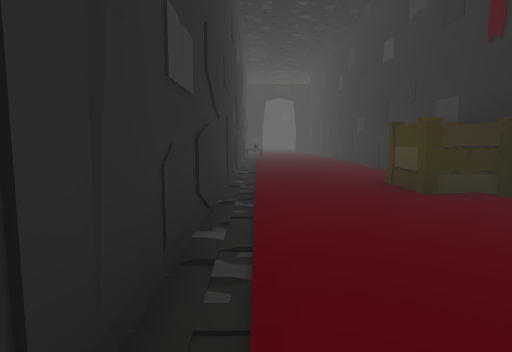
View 1 (above)

21 first-person views from a walk through a Unity game level. The camera is 1.4 m above the floor, tilts 6° down and sees 75° across. The floor is counted in squares, 2 m on a side. Each view is taken from the middle of a square. On the plan, view 1 faces up. The plan holds only what a view shows up to about 10 squares ahead; the rest is blank. The place goes on beyond the plan. The player is left out. Some surface patterns are stand-ins.

View 2
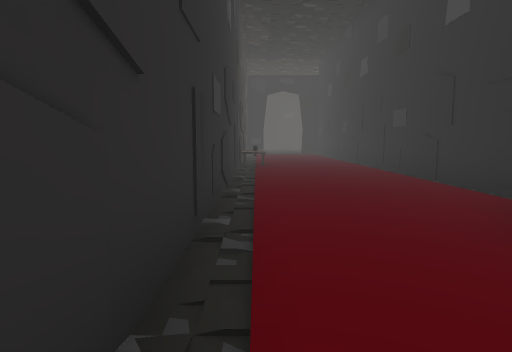

View 3
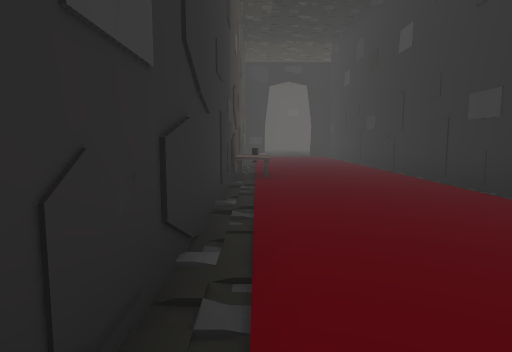

View 4
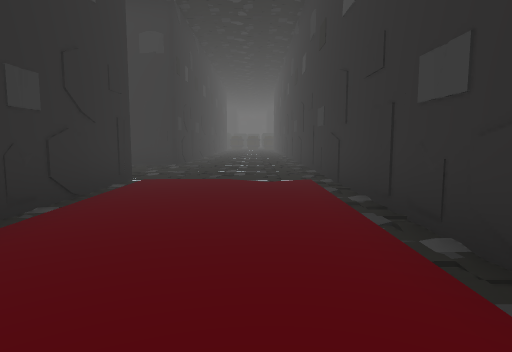

View 5
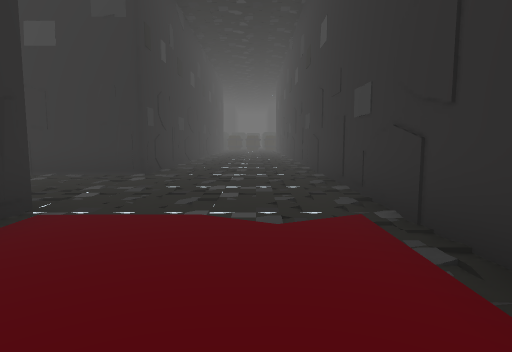

View 6
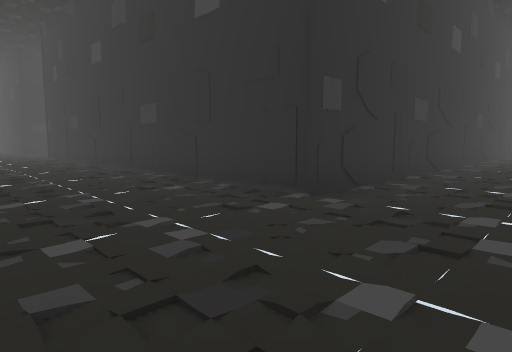

View 7
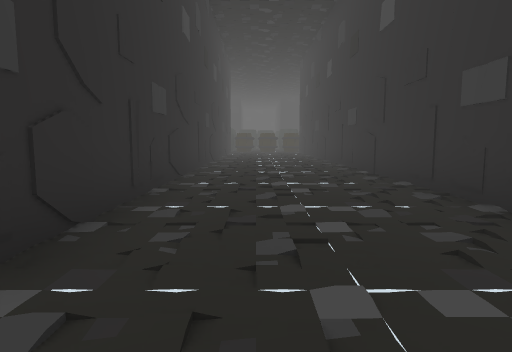

View 8
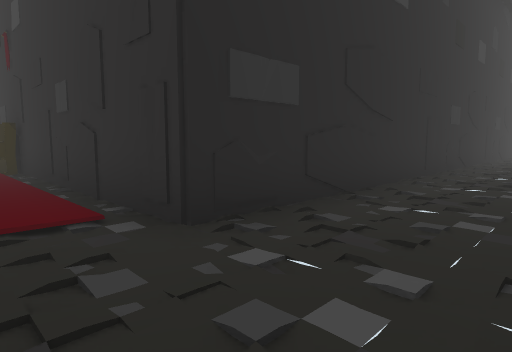

View 9
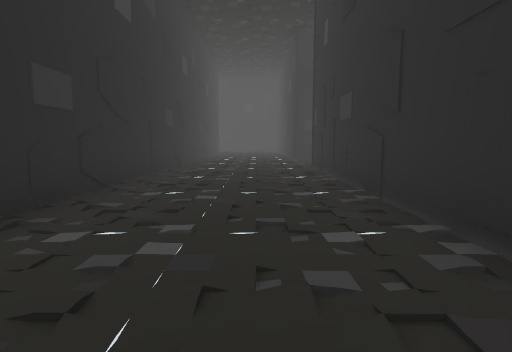

View 10
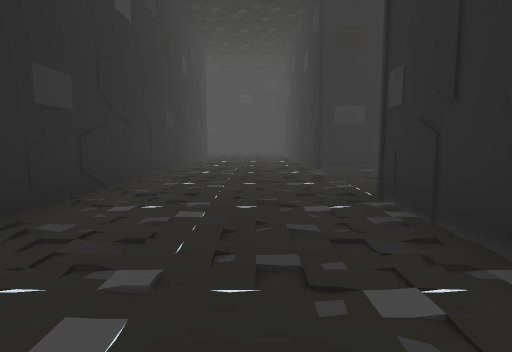

View 11
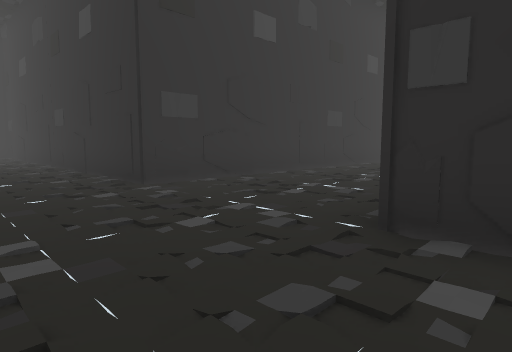

View 12
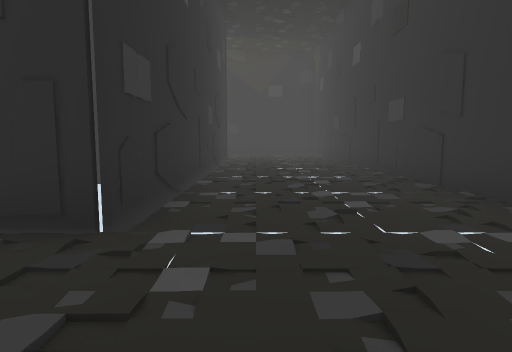

View 13
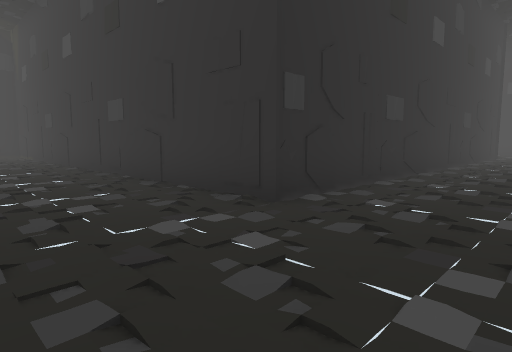

View 14
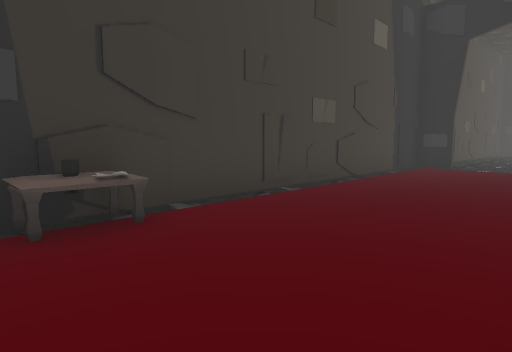

View 15
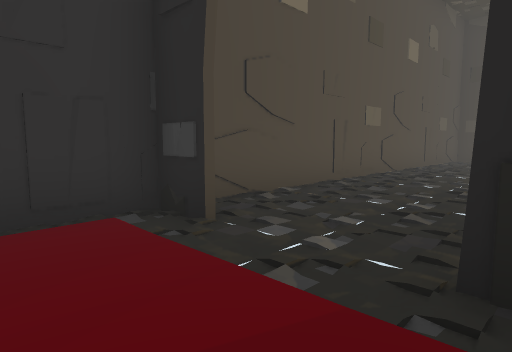

View 16
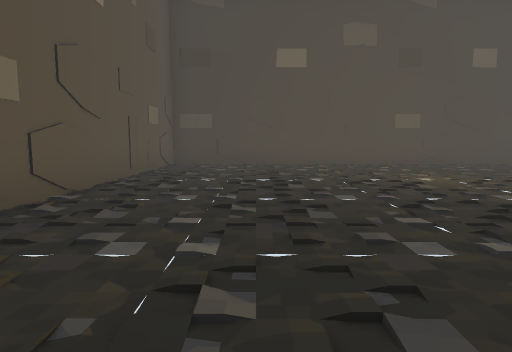

View 17
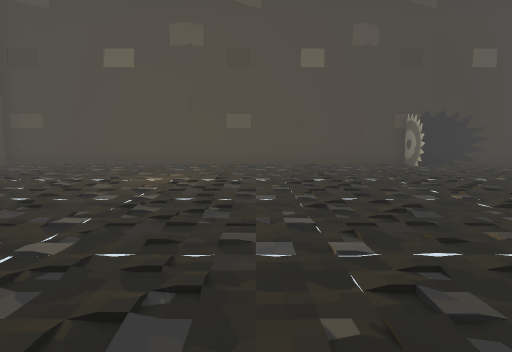

View 18
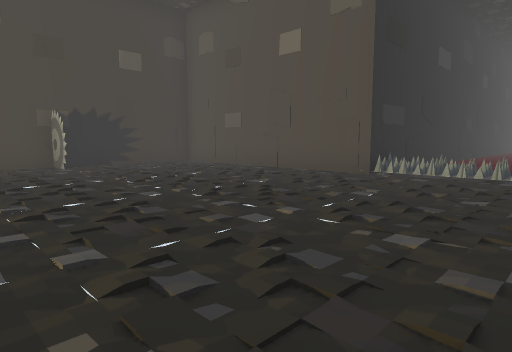

View 19
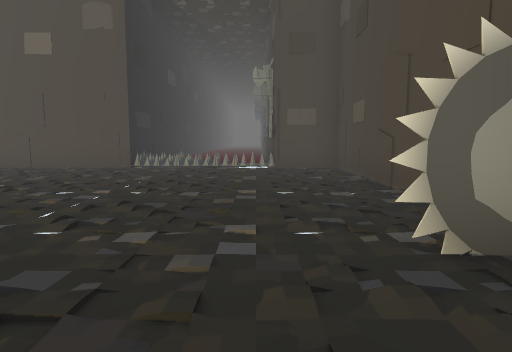

View 20
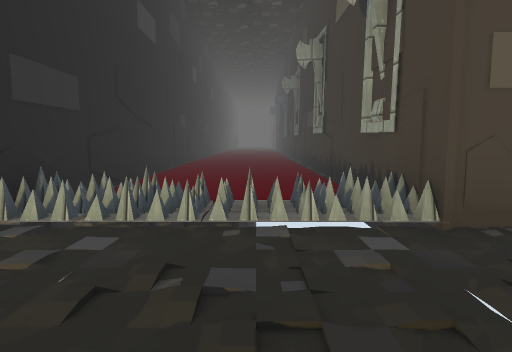

View 21
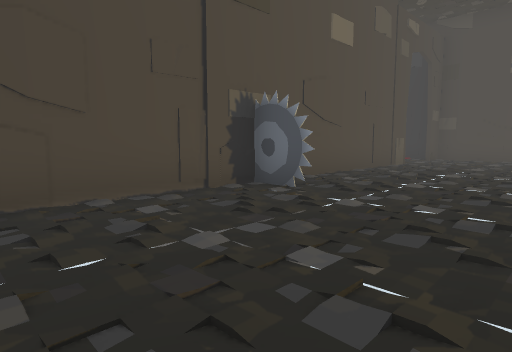

### Floor plan
Key: @ floor where view 1 was taken; # wall or solid block; . main floor; - floor 0.25 m lower than the main floor; / step, stairs or slope; O other object.
Columns run from 1 left of view 1 to 23 right of it. Each row starts with its distance up from view 1.
 34 #################
 33 #...........#...
 32 #...............-#
 31 #................#
 30 #...............-#
 29 #................#
 28 #...............-########
 27 #.................##/////
 26 #...............-........
 25 #........................
 24 #...............-........
 23 #.........#......########
 22 ##..##############
 21 #/../
 20 #/../
 19 #/..
 18 #/..
 17 #/..
 16 #/../#
 15 #/../#
 14 #O../#
 13 #O../#
 12 #O../#
 11 #/../#
 10 #/../#
  9 #/../#
  8 #/../#
  7 #/../
  6 #/..
  5 #/..O#
  4 #/../#
  3 #/../#
  2 #/../#
  1 #/../#
  0 #@../#
 -1 #////###################
 -2 #-.-.-.-.-.-.-.-.-.-.-.-
 -3 #.......................
 -4 #-.-.-.-.-.-.-.-.-.-.-.-.
 -5 #........................
 -6 #-.-.#############...####
 -7 #....#           #...#
 -8 #-.-.#           #...#
 -9 #....#           #...#
-10 #-.-.#           #...#
-11 #....#           #...#
-12 #-.-.#           #...#
-13 #....#           #...#
-14 #-.-.#           #.

Where each view was taken, in squares from view 1:
view 1: 0 up, 0 right, facing up
view 2: 3 up, 0 right, facing up
view 3: 6 up, 0 right, facing up
view 4: 5 up, 1 right, facing down
view 5: 2 up, 1 right, facing down
view 6: 2 down, 1 right, facing down-right
view 7: 4 down, 2 right, facing down
view 8: 4 down, 2 right, facing up-right
view 9: 4 down, 7 right, facing right
view 10: 4 down, 12 right, facing right
view 11: 3 down, 15 right, facing down-right
view 12: 3 down, 19 right, facing down
view 13: 3 down, 19 right, facing down-left
view 14: 12 up, 3 right, facing up-left
view 15: 20 up, 3 right, facing up-left
view 16: 24 up, 2 right, facing up
view 17: 24 up, 7 right, facing up
view 18: 24 up, 9 right, facing up-right
view 19: 24 up, 7 right, facing right
view 20: 25 up, 13 right, facing right
view 21: 26 up, 13 right, facing down-left
